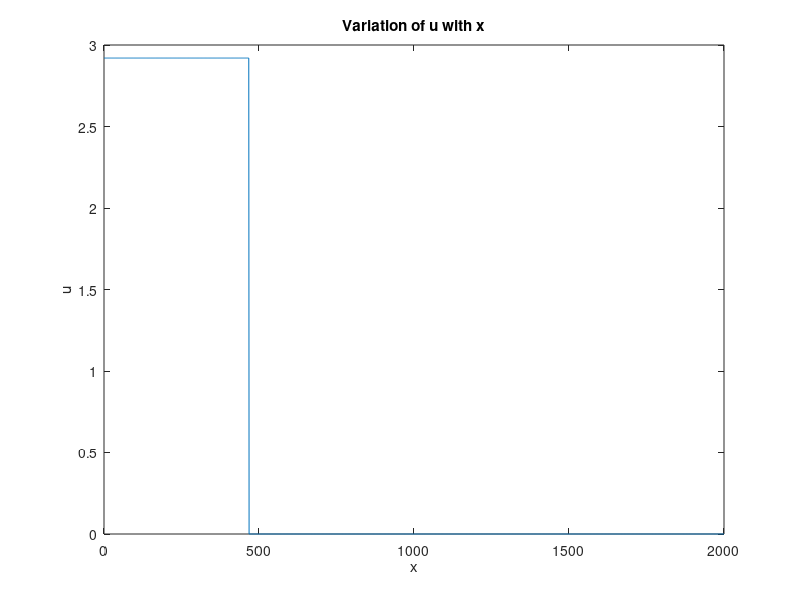
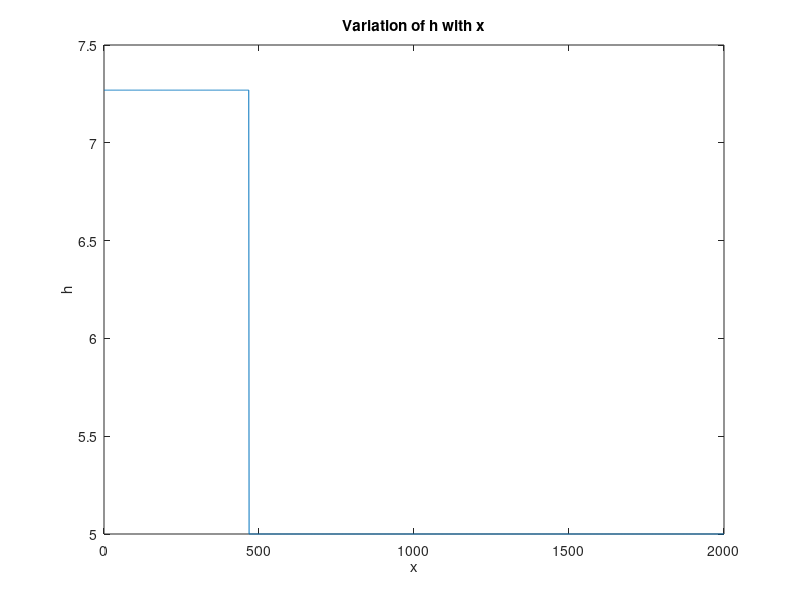

MATLAB code to generate these figures, in order:
clc
clear
close all
%%Subject of the question : Complete solution I & Page 40...
%%Data entry
load('hu_star_I.mat', 'h_star', 'u_star' ,'h_L','h_R','u_L','u_R');

% h_L = 10;
% h_R = 5;
% u_L = 0;
% u_R = 0;
% h_star = 7.269204;
% u_star = 2.919933;

g=9.81;
c_L = sqrt(g * h_L);
c_R = sqrt(g * h_R);
c_star = sqrt(g * h_star);

t = 50;
x = 0:2000;
S = x / t;

h = zeros(size(x));
u = zeros(size(x));
%% Calculations
for i = 1:length(x)
    if S(i) <= u_star
        if h_star > h_L   % left wave is a shock
            q_L = sqrt((1/2) * (((h_star + h_L) * h_star) / (h_L^2)));
            S_L = u_L - c_L*q_L;

            if (S_L <= S(i)) && (S(i) <= u_star)
                h(i) = h_star;
                u(i) = u_star;

            elseif S(i) <= S_L
                h(i) = h_L;
                u(i) = u_L;
            end

        elseif h_star <= h_L  % left wave is a rarefaction
            S_HL = u_L - c_L;
            S_TL = u_star - c_star;

            if S(i) <= S_HL
                h(i) = h_L;
                u(i) = u_L;

            elseif (S_HL <= S(i)) && (S(i) <= S_TL)
                h(i) = (1/3 * (u_L + 2*c_L - x(i)/t))^2 / g;    % w_Lfan
                u(i) = (1/3) * (u_L + 2*c_L + (2*x(i))/t);

            elseif (S_TL <= S(i)) && (S(i) <= u_star)
                h(i) = h_star;
                u(i) = u_star;
            end

        end

    elseif S(i) > u_star
        if h_star > h_R   % Right wave is a shock
            q_R = sqrt((1/2) * ((h_star + h_R) * h_star) / (h_R^2));
            S_R = u_R + c_R*q_R;

            if (u_star <= S(i)) && (S(i) <= S_R)
                h(i) = h_star;
                u(i) = u_star;

            elseif S(i) >= S_R
                h(i) = h_R;
                u(i) = u_R;

            end

        elseif h_star <= h_R   % Right wave is a rarefaction
            S_HR = u_R + c_R;
            S_TR = u_star + c_star;

            if (u_star <= S(i)) && (S(i) <= S_TR)
                h(i) = h_star;
                u(i) = u_star;

            elseif (S_TR <= S(i)) && (S(i) <= S_HR)
                h(i) = ((1/3)*(-u_R + 2*c_R + x(i)/t))^2 / g;   % w_Rfan
                u(i) = (1/3) * (u_R - 2*c_R + (2*x(i))/t);

            elseif S(i) >= S_HR
                h(i) = h_R;
                u(i) = u_R;
            end
        end
    end
end
%% Plotting

figure;
plot(x, u);
xlabel('x');
ylabel('u');
title('Variation of u with x');

figure;
plot(x, h);
xlabel('x');
ylabel('h');
title('Variation of h with x');




